Frame 1 (no input): blank canvas, image omitted
Frame 60 (the mouse pressed at the canvas centre just before this capture): blank canvas, image omitted
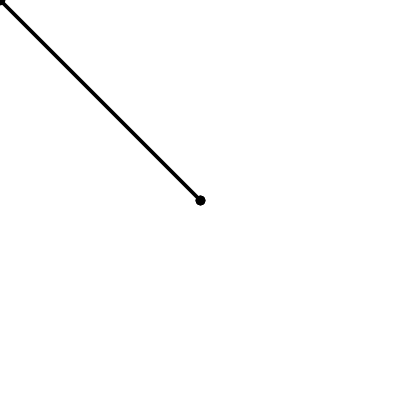
Frame 120 (the mouse held since frame 60 and released just before this capture)

The Processing sketch whose frames 1 and 60 were blank and that drew this single picture after the mouse press (run headless with seeded random() and noise(); from frame 60 on, the mouse is pressed at the canvas centre):

// Processing sketch: processing_21637
// ── processing_21637.pde

float r;
float g;
float b;
float a;

void setup(){
  size(400,400);
  background(255);
}

void draw(){
  strokeWeight(random(10));
  stroke(0);
  line(pmouseX,pmouseY,mouseX,mouseY);
}

void mousePressed(){
  stroke(0);
  fill(0,255,255);
  rectMode(CENTER);
  rect(mouseX,mouseY,40,70);
}

void keyPressed(){
  stroke(0);
  fill(255,0,0);
  ellipseMode(CENTER);
  ellipse(mouseX,mouseY,20,20);
}
